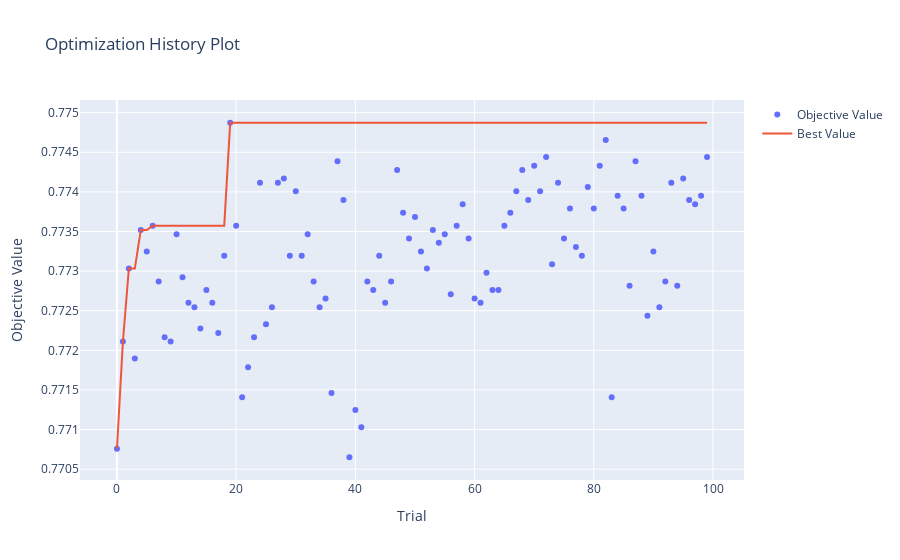

The notebook cell this image was saved under:
### Code cell
optuna.visualization.plot_optimization_history(rf_op.study)
